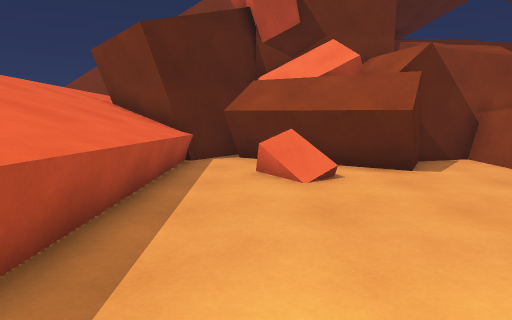
view 1 (above)

20 first-person views from a walk through a scene from a Unity 3-D project. The camera is 1.4 m above the floor, tilts 8° down and sees 75° across. The floor is counted in squares, 1 m on a side. Each view is taken from the middle of a square. On the plan, view 1 faces up. The plan holds only what a view shows up to about 15 squares ahead; the rest is blank. The place goes on beyond the plan.

view 2
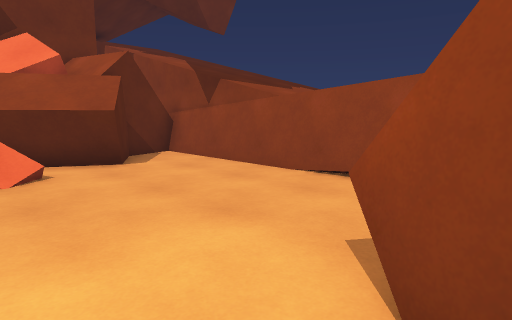

view 3
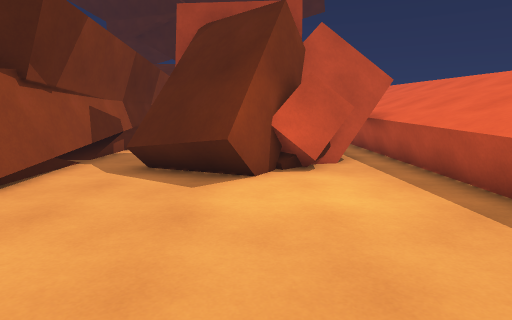

view 4
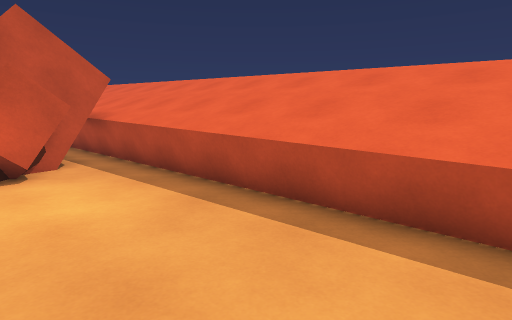

view 5
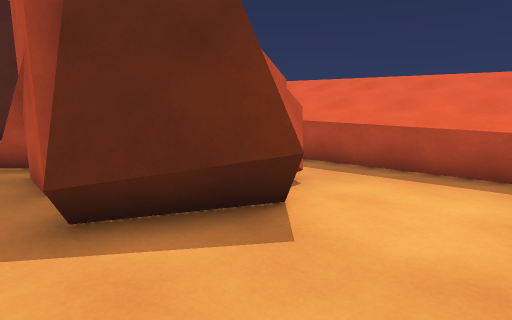

view 6
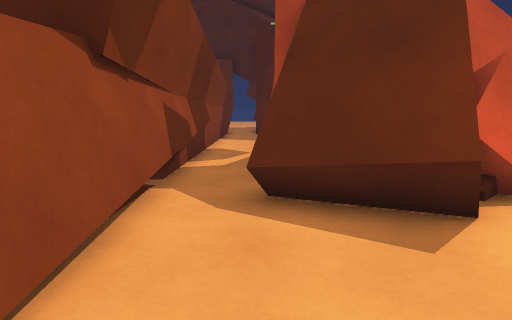

view 7
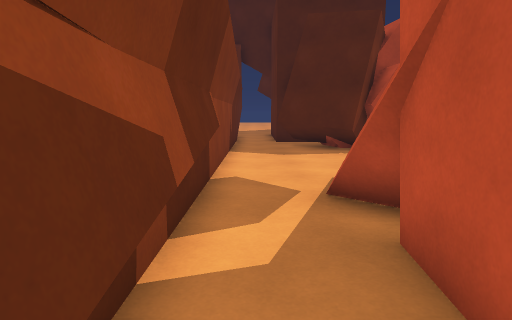

view 8
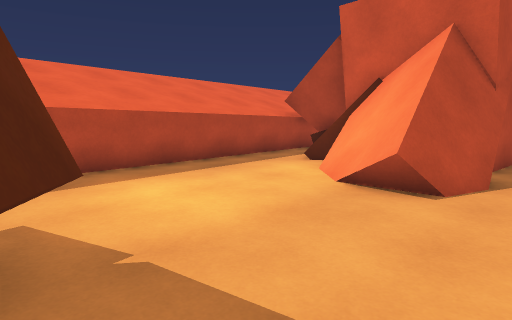

view 9
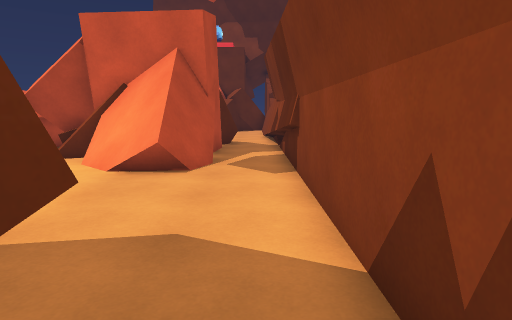

view 10
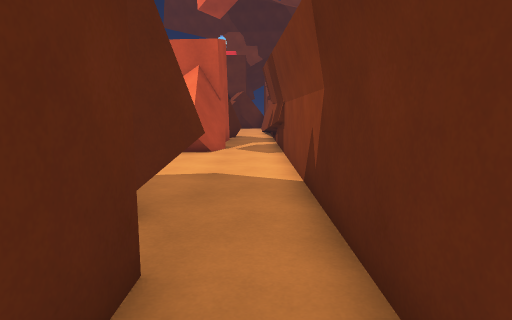

view 11
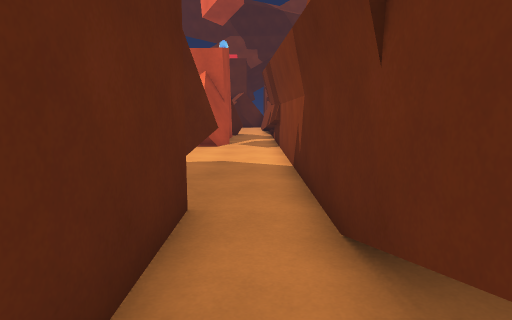

view 12
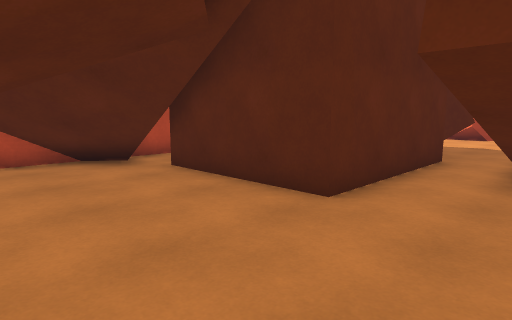

view 13
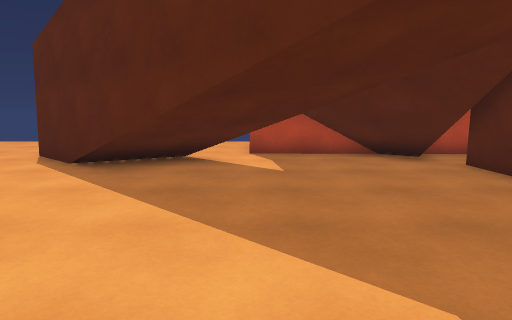

view 14
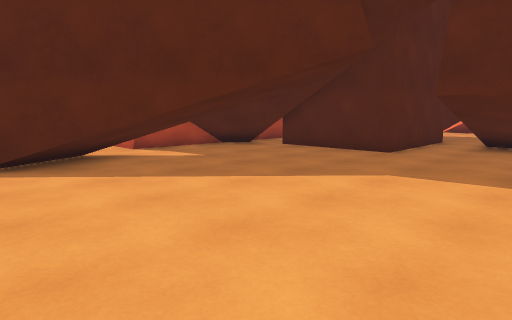

view 15
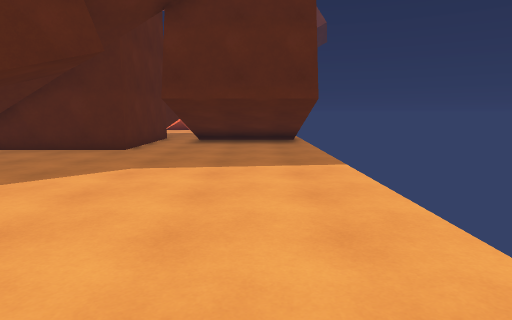

view 16
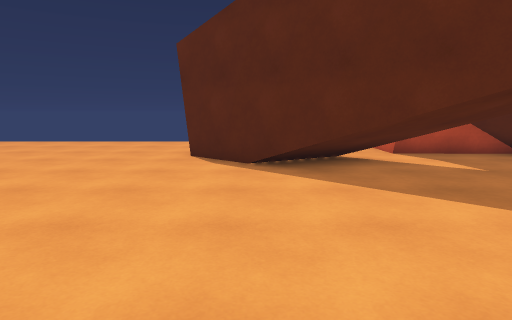

view 17
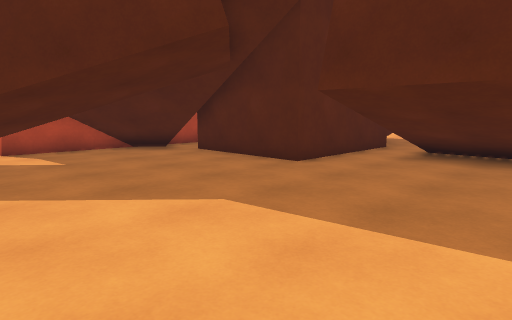

view 18
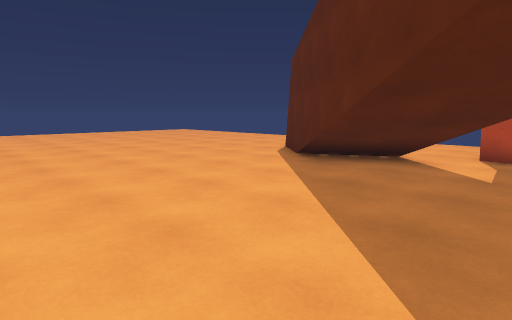

view 19
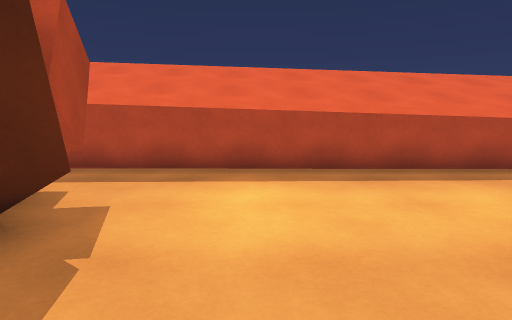

view 20
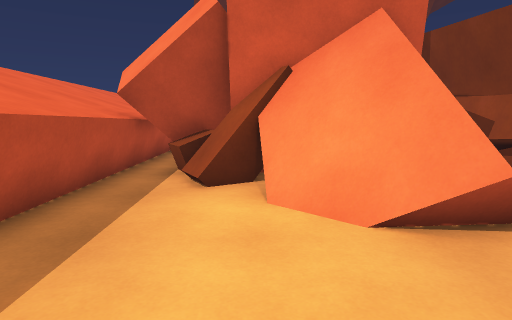

### Floor plan
Key: @ floor where view 1 was taken; # wall or solid block; . floor; / step, stairs or slope; = window, fence, low wall or low ledge; ^ raised ledge; B block; C cube; T thing the floor can be seen under or through.
Columns run from 7 left of view 1 to 12 right of it. Each row starts with its distance up from view 1.
 11   #^^^#       #
 10   ^^^###   ####
  9   ^^^^.^####..#
  8   ^^^^.BB^##..#
  7   ^^^^..///...#
  6   ^^^^........#
  5    ^^^........#
  4    ^^^........#
  3    ^^^........#
  2    ^^^........#
  1    ^^^........#
  0    ^^^.@.##=..#
 -1    ^^^..B###=.#
 -2    ^^^BBB####.#
 -3    ^^^#B   #..#
 -4    ^^####  #..#
 -5     ^##C## #..#
 -6     ^^.BB####.#
 -7     ^^.B#####.#
 -8     ^^...=##..#
 -9     ^^....==..#
-10     ^^........#
-11     ^^........#
-12     ^^........#
-13     ^^........#
-14     ^^........#
-15      ^.BB####.#
-16      ^  B####.#
-17      #     #..#
-18            ##.#
-19             #.#
-20             #.#
-21             #.###
-22             #.######
-23             #.######
-24        ######.######
-25       ###..... ....
-26      ###............
-27      ##.............
-28      ##.............
-29      #..T ..........
-30     ##.TTT..........
-31 ......TTTTT.........
-32 .....  TTT..........
-33        TTT..........
-34        TT...........
-35       ##............
-36      ##......... .
-37      #.......... .

Positions as (right, up) in squares from view 1, and headings:
1: (0, 0), facing up
2: (0, -1), facing up-right
3: (2, 7), facing down
4: (2, 7), facing down-left
5: (6, 3), facing down-left
6: (5, 4), facing down
7: (6, -2), facing down
8: (6, -15), facing up-left
9: (6, -17), facing up
10: (6, -21), facing up
11: (6, -23), facing up
12: (8, -29), facing up-left
13: (9, -30), facing left
14: (10, -36), facing up-left
15: (10, -37), facing up
16: (9, -35), facing left
17: (11, -32), facing up-left
18: (9, -28), facing down-left
19: (6, -12), facing left
20: (1, -13), facing up
